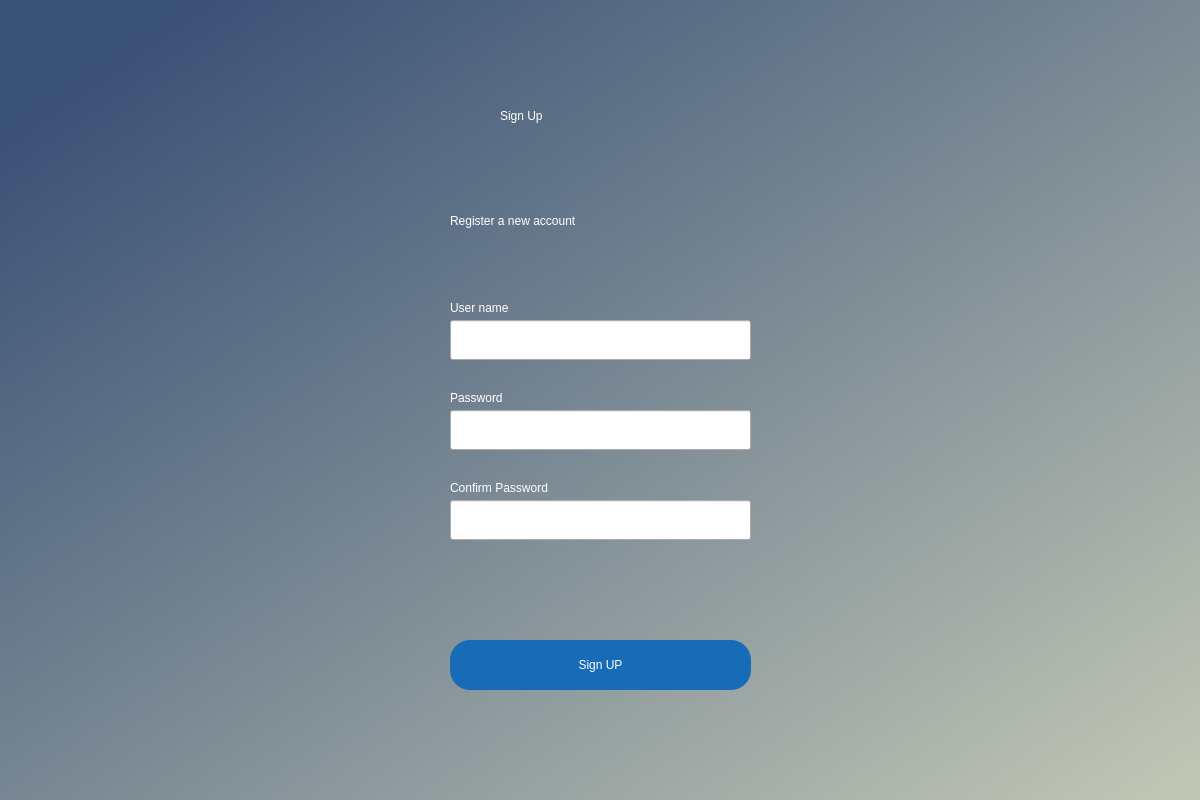
<?xml version="1.0" encoding="UTF-8"?>
<ui version="4.0">
 <class>Dialog</class>
 <widget class="QDialog" name="Dialog">
  <property name="geometry">
   <rect>
    <x>0</x>
    <y>0</y>
    <width>1200</width>
    <height>800</height>
   </rect>
  </property>
  <property name="windowTitle">
   <string>Dialog</string>
  </property>
  <widget class="QWidget" name="widget" native="true">
   <property name="geometry">
    <rect>
     <x>0</x>
     <y>0</y>
     <width>1200</width>
     <height>800</height>
    </rect>
   </property>
   <property name="styleSheet">
    <string notr="true">QWidget#widget{
background-color:qlineargradient(spread:pad, x1:0.059, y1:0.110311, x2:0.964, y2:0.976, stop:0 rgba(58, 82, 118, 255), stop:1 rgba(191, 196, 180, 255));}</string>
   </property>
   <widget class="QLabel" name="label">
    <property name="geometry">
     <rect>
      <x>500</x>
      <y>50</y>
      <width>201</width>
      <height>131</height>
     </rect>
    </property>
    <property name="styleSheet">
     <string notr="true">font: 75 36pt &quot;Trebuchet MS&quot;;color:rgb(255, 255, 255)</string>
    </property>
    <property name="text">
     <string>Sign Up</string>
    </property>
   </widget>
   <widget class="QLabel" name="label_2">
    <property name="geometry">
     <rect>
      <x>450</x>
      <y>180</y>
      <width>301</width>
      <height>81</height>
     </rect>
    </property>
    <property name="styleSheet">
     <string notr="true">font: 16pt &quot;Trebuchet MS&quot;;color:rgb(255, 255, 255)</string>
    </property>
    <property name="text">
     <string>Register a new account</string>
    </property>
   </widget>
   <widget class="QPushButton" name="signup">
    <property name="geometry">
     <rect>
      <x>450</x>
      <y>640</y>
      <width>301</width>
      <height>50</height>
     </rect>
    </property>
    <property name="cursor">
     <cursorShape>PointingHandCursor</cursorShape>
    </property>
    <property name="styleSheet">
     <string notr="true">border-radius:20px;
background-color: rgb(23, 107, 183);
color: rgb(255, 255, 255);
font: 14pt &quot;Trebuchet MS&quot;;</string>
    </property>
    <property name="text">
     <string>Sign UP</string>
    </property>
   </widget>
   <widget class="QLineEdit" name="emailfield">
    <property name="geometry">
     <rect>
      <x>450</x>
      <y>320</y>
      <width>301</width>
      <height>40</height>
     </rect>
    </property>
    <property name="styleSheet">
     <string notr="true">font: 8pt &quot;MS Shell Dlg 2&quot;;
</string>
    </property>
   </widget>
   <widget class="QLineEdit" name="passwordfield">
    <property name="geometry">
     <rect>
      <x>450</x>
      <y>410</y>
      <width>301</width>
      <height>40</height>
     </rect>
    </property>
    <property name="styleSheet">
     <string notr="true">font: 8pt &quot;MS Shell Dlg 2&quot;;</string>
    </property>
   </widget>
   <widget class="QLabel" name="label_3">
    <property name="geometry">
     <rect>
      <x>450</x>
      <y>300</y>
      <width>91</width>
      <height>16</height>
     </rect>
    </property>
    <property name="styleSheet">
     <string notr="true">color: rgb(255, 255, 255);
font: 10pt &quot;Trebuchet MS&quot;;</string>
    </property>
    <property name="text">
     <string>User name</string>
    </property>
   </widget>
   <widget class="QLabel" name="label_4">
    <property name="geometry">
     <rect>
      <x>450</x>
      <y>390</y>
      <width>91</width>
      <height>16</height>
     </rect>
    </property>
    <property name="styleSheet">
     <string notr="true">color: rgb(255, 255, 255);
font: 10pt &quot;Trebuchet MS&quot;;</string>
    </property>
    <property name="text">
     <string>Password</string>
    </property>
   </widget>
   <widget class="QLabel" name="placeholder">
    <property name="geometry">
     <rect>
      <x>450</x>
      <y>580</y>
      <width>301</width>
      <height>16</height>
     </rect>
    </property>
    <property name="styleSheet">
     <string notr="true">font: 10pt &quot;MS Shell Dlg 2&quot;;color:red;</string>
    </property>
    <property name="text">
     <string/>
    </property>
   </widget>
   <widget class="QLineEdit" name="confirmpasswordfield">
    <property name="geometry">
     <rect>
      <x>450</x>
      <y>500</y>
      <width>301</width>
      <height>40</height>
     </rect>
    </property>
    <property name="styleSheet">
     <string notr="true">font: 8pt &quot;MS Shell Dlg 2&quot;;</string>
    </property>
   </widget>
   <widget class="QLabel" name="label_5">
    <property name="geometry">
     <rect>
      <x>450</x>
      <y>480</y>
      <width>151</width>
      <height>16</height>
     </rect>
    </property>
    <property name="styleSheet">
     <string notr="true">color: rgb(255, 255, 255);
font: 10pt &quot;Trebuchet MS&quot;;</string>
    </property>
    <property name="text">
     <string>Confirm Password</string>
    </property>
   </widget>
  </widget>
 </widget>
 <resources/>
 <connections/>
</ui>
